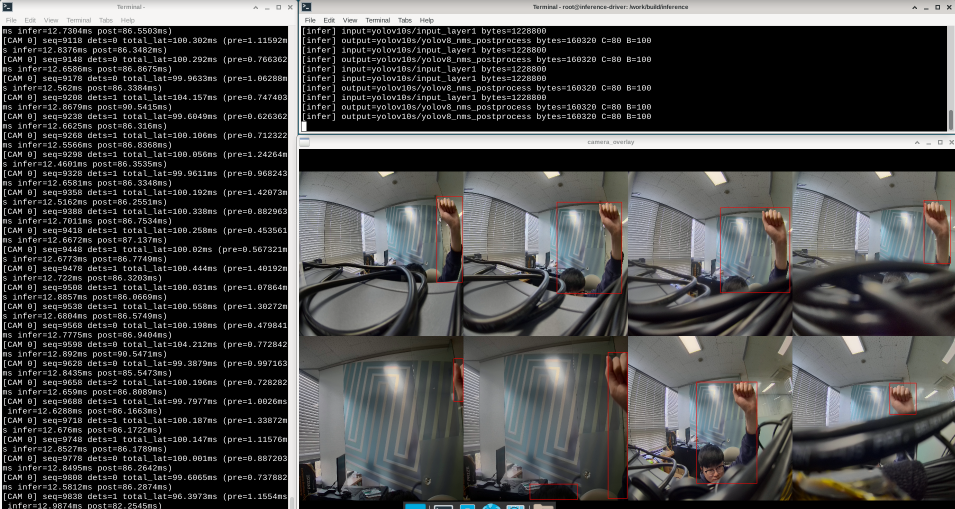
//> input picture sample.png, 1910 x 1018 px (shown at 1/2 size)
$ ./make_video ../../sample.png ../../sample.png   (built with g++ and OpenCV 4)
//> lines starting //> are read from the running program, lines starting //| are printed output that depends on the picture
### vision/src/common.hpp
#pragma once
#include <algorithm>
#include <arpa/inet.h>
#include <atomic>
#include <chrono>
#include <cmath>
#include <cstring>
#include <filesystem>
#include <iostream>
#include <map>
#include <mutex>
#include <nlohmann/json.hpp>
#include <numeric>
#include <opencv2/opencv.hpp>
#include <stdexcept>
#include <sys/socket.h>
#include <sys/un.h>
#include <unistd.h>
#include <vector>

namespace vision {
using Json = nlohmann::json;
// [9 lines left out: functions now, env, not called in this run]
inline void require(bool ok, const std::string &message) {
  if (!ok)
    throw std::runtime_error(message);
}
constexpr uint32_t version = 1, max_json = 8 * 1024 * 1024,
                   max_blob = 16 * 1024 * 1024;
struct Packet {
  Json meta;
  std::vector<uint8_t> data;
};
// [60 lines left out: functions transfer, send, receive, connect_socket, timeout, pixels, not called in this run]
struct Transform {
  int width, height, input_w = 640, input_h = 640, left = 0, top = 0,
                     resized_w = 0, resized_h = 0;
  float scale = 1;
  // [13 lines left out: function preprocess, not called in this run]
  float x(float v) const {
    return std::clamp((v - left) / scale, 0.f, float(width));
  }
  float y(float v) const {
    return std::clamp((v - top) / scale, 0.f, float(height));
  }
  Json box(const cv::Rect2f &r) const {
    return {x(r.x), y(r.y), x(r.x + r.width), y(r.y + r.height)};
  }
};
struct Tensor {
  std::string name;
  int h, w, c;
  std::vector<float> values;
  const float *at(int y, int x) const {
    return values.data() + (y * w + x) * c;
  }
};
struct Candidate {
  cv::Rect2f box;
  float score;
  int label;
  std::vector<float> extra;
  int x = 0, y = 0, stride = 0;
};
inline float sigmoid(float x) { return 1.f / (1.f + std::exp(-x)); }
Json decode(const std::string &kind, const std::vector<Tensor> &t,
            const Transform &tr);
} // namespace vision

### vision/src/make_video.cpp
#include "common.hpp"
int main(int argc, char **argv) {
  try {
    using namespace vision;
    require(argc == 3, "usage: vision_make_video IMAGE OUTPUT.mp4");
    auto image = cv::imread(argv[1]);
//> image is the input picture: 1018 rows x 1910 cols, CV_8UC3; mean B, G, R 71.9, 72.4, 72.5
    require(!image.empty(), "cannot read source image");
    cv::VideoWriter writer(argv[2], cv::VideoWriter::fourcc('m', 'p', '4', 'v'),
                           10, {960, 640});
    require(writer.isOpened(), "cannot create video");
    for (int i = 0; i < 100; ++i) {
      double t = (1 - std::cos(i * 2 * 3.141592653589793 / 100)) / 2,
             zoom = 1 + .15 * t;
      int w = image.cols / zoom, h = std::min(int(w * 2. / 3), image.rows);
      w = std::min(int(h * 1.5), image.cols);
      int x = (image.cols - w) * t, y = (image.rows - h) / 2;
      cv::Mat f;
      cv::resize(image(cv::Rect(x, y, w, h)), f, {960, 640});
      writer.write(f);
    }
//> this loop made 100 passes
//> pass 1, `cv::resize(image(cv::Rect(x, y, w, h)), f, {960, 640});`:
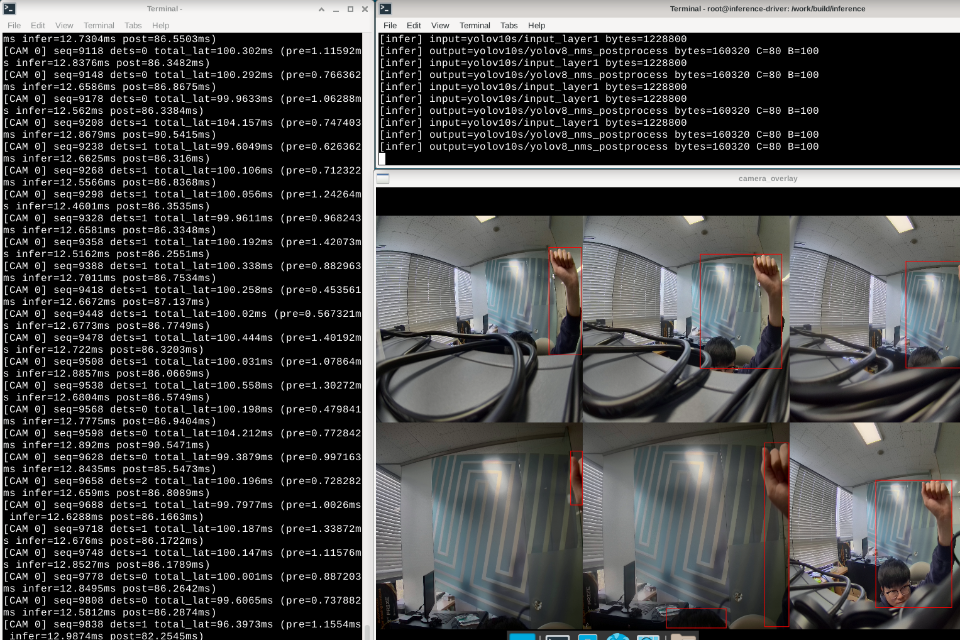
//> f: 640 rows x 960 cols, CV_8UC3; mean B, G, R 70.1, 70.4, 70.3
//> pass 3, `cv::resize(image(cv::Rect(x, y, w, h)), f, {960, 640});`:
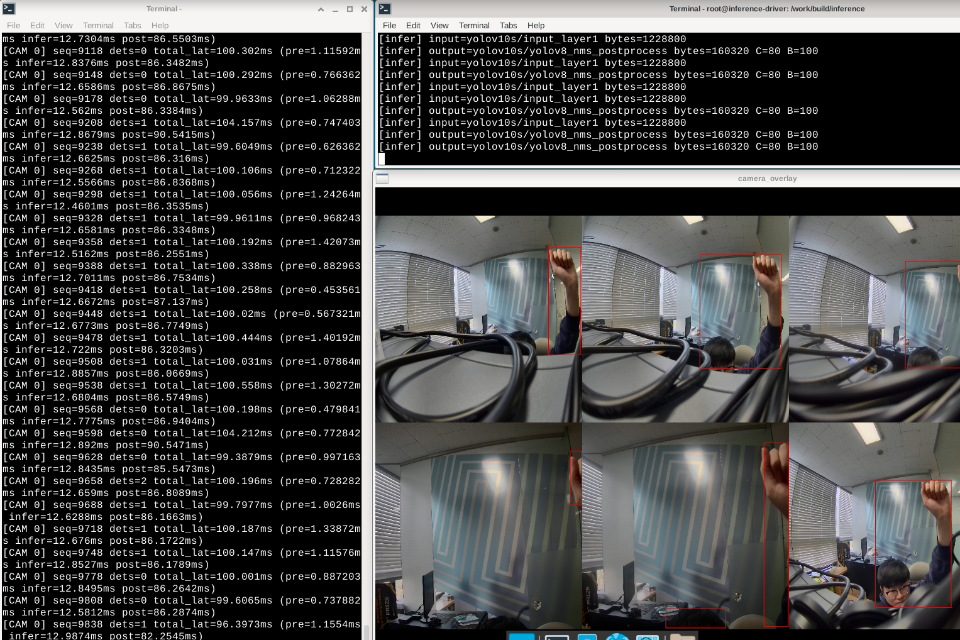
//> f: 640 rows x 960 cols, CV_8UC3; mean B, G, R 70.1, 70.3, 70.2
    std::cout << "VIDEO_READY " << argv[2] << "\n";
//| VIDEO_READY ../../sample.png
    return 0;
//> (the program exits here)
